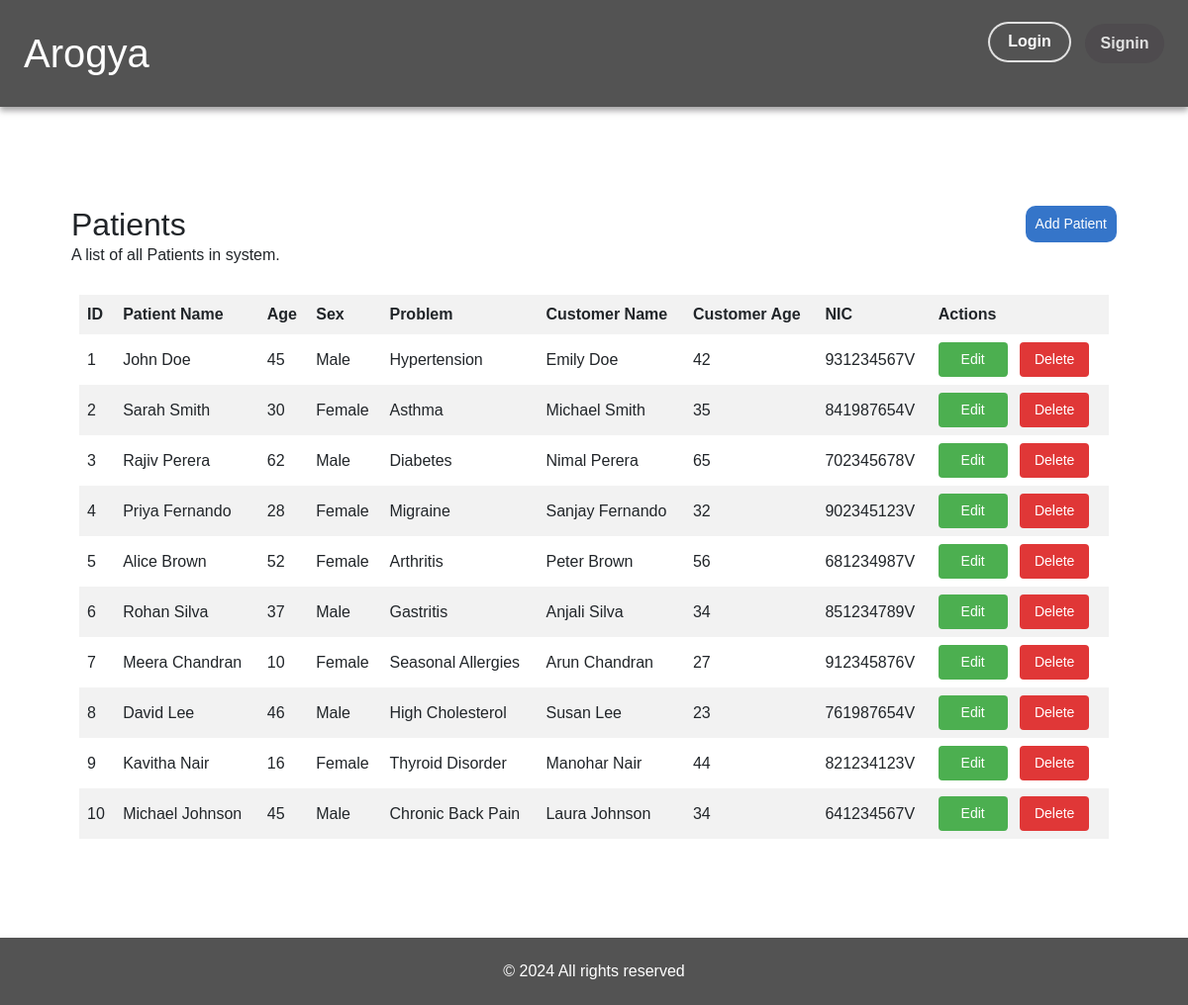
Before: /store/patients with the older database file.
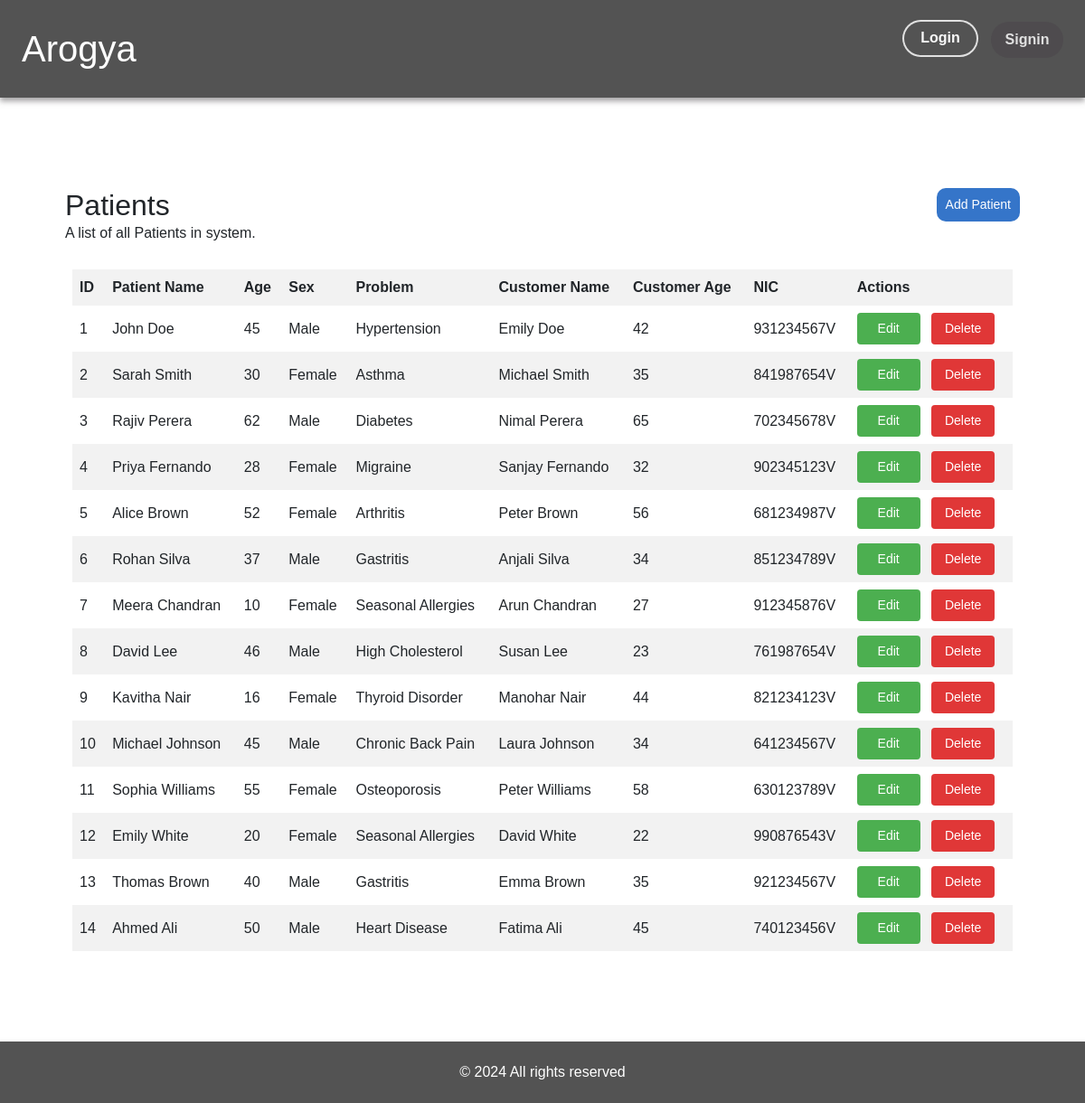
After: the same page with the newer database file.
### store/models.py (models this page shows, shortened)
class Patient(models.Model):
    patient_id = models.AutoField(primary_key=True)
    patient_name = models.CharField(max_length=100)
    age = models.IntegerField()
    sex = models.CharField(max_length=10)
    problem = models.CharField(max_length=1000)
    customer_name = models.CharField(max_length=100)
    customer_age = models.IntegerField(MinValueValidator(19))
    nic = models.CharField(max_length=50)

### store/views.py (the view)
# urls.py: path('patients', views.patient, name="patient"),
def patient(request):
    patients = Patient.objects.all()
    return render(request, 'store/patient.html', {'patients': patients})

### store/Templates/store/patient.html (shortened to what this page needs)
{% extends "store/base.html" %}
{% block content  %}
    <div class="p-3 m-5" style="min-height: 70vh;">
        <div class="p-2 row my-1">
            <div class="col-10">
                <h1 class="fs-2">Patients</h1>
                <p>A list of all Patients in system.</p>
            </div>
            <div class="col text-end pb-3">
                <a href="{% url 'add_patient' %}" class="add-button text-end">Add Patient</a>
            </div>
        </div>
        <div class="p-3">
            <table>
                <thead>
                    <tr>
                        <th>ID</th>
                        <th>Patient Name</th>
                        <th>Age</th>
                        <th>Sex</th>
                        <th>Problem</th>
                        <th>Customer Name</th>
                        <th>Customer Age</th>
                        <th>NIC</th>
                        <th>Actions</th>
                    </tr>
                </thead>
                <tbody>
                    {% for patient in patients %}
                    <tr>
                        <td>{{patient.patient_id}}</td>
                        <td>{{patient.patient_name}}</td>
                        <td>{{patient.age}}</td>
                        <td>{{patient.sex}}</td>
                        <td>{{patient.problem}}</td>
                        <td>{{patient.customer_name}}</td>
                        <td>{{patient.customer_age}}</td>
                        <td>{{patient.nic}}</td>
                        <td>
                            <form method="POST" action="{% url 'edit_patient' patient_id=patient.patient_id %}" style="display: inline;">
                                <button class="edit-button btn btn-primary me-2">Edit</button>
                            </form>
                            <form method="POST" action="{% url 'delete_patient' patient_id=patient.patient_id %}" style="display: inline;">
                                <button class="delete-button btn btn-danger">Delete</button>
                            </form>
                        </td>
                    </tr>
                    {% endfor %}
                </tbody>
            </table>
        </div>
    </div>
{% endblock  %}

### store/Templates/store/base.html (shortened to what this page needs)
{% load static %}
<!DOCTYPE html>
<html lang="en">
  <head>
    <link
      href="https://cdn.jsdelivr.net/npm/bootstrap@5.3.0/dist/css/bootstrap.min.css"
      rel="stylesheet"
    />
    <link
      href="https://cdnjs.cloudflare.com/ajax/libs/font-awesome/5.15.4/css/all.min.css"
      rel="stylesheet"
    />
    <link
      href="https://cdn.jsdelivr.net/npm/bootstrap@5.1.3/dist/css/bootstrap.min.css"
      rel="stylesheet"
    />
    <link href="{% static 'css/output.css' %}" rel="stylesheet" />
  </head>
  <body>
    <div>
      <div
        class="d-flex custom-bg w-full h-100 justify-content-between items-center p-4"
      >
        <div class="fs-1">
          <a href="{% url 'home' %}" class="text-white text-decoration-none"
            >Arogya</a
          >
        </div>
         {% if user.is_authenticated %}
        <a href="{% url 'logout_user' %}">
          <button class="btn">
            <span class="text">Logout</span>
          </button>
        </a>
        {% else %}
        <div class="d-flex space-x-4 gap-3">
          <a href="{% url 'login_user' %}">
            <button class="animated-button">
              <span>Login</span>
            </button>
          </a>
          <a href="{% url 'register_user' %}">
            <button class="btn">
              <span class="text">Signin</span>
            </button>
          </a>
        </div>
        {% endif %}
      </div>
      <div class="">
        {% block content %}{% endblock content %}
      </div>
      <div class="custom-bg w-full p-4 text-center">
        <h1 class="text-3xl text-white">© 2024 All rights reserved</h1>
      </div>
    </div>
  </body>
</html>

Changed rows visible on the page:
added Patient: patient_id "11", patient_name "Sophia Williams", age "55", sex "Female", problem "Osteoporosis", customer_name "Peter Williams", customer_age "58", nic "630123789V"
added Patient: patient_id "12", patient_name "Emily White", age "20", sex "Female", problem "Seasonal Allergies", customer_name "David White", customer_age "22", nic "990876543V"
added Patient: patient_id "13", patient_name "Thomas Brown", age "40", sex "Male", problem "Gastritis", customer_name "Emma Brown", customer_age "35", nic "921234567V"
added Patient: patient_id "14", patient_name "Ahmed Ali", age "50", sex "Male", problem "Heart Disease", customer_name "Fatima Ali", customer_age "45", nic "740123456V"
